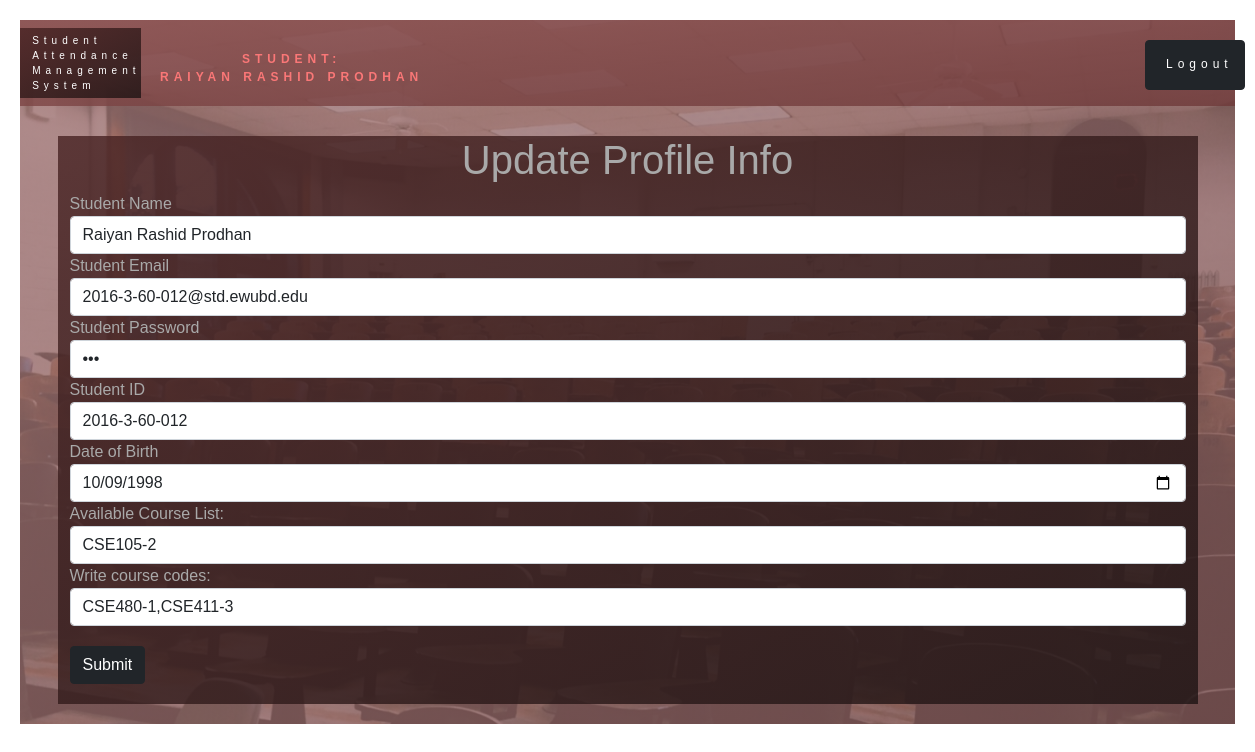
The page /student/update_student.php (signed in) on the database its author committed.
### tables this page shows
CREATE TABLE `student_tbl` (
  `student_id` int(11) NOT NULL,
  `student_name` varchar(150) NOT NULL,
  `student_password` varchar(100) NOT NULL,
  `student_roll_number` varchar(15) NOT NULL,
  `student_email` varchar(100) NOT NULL,
  `student_dob` date NOT NULL,
  `student_course_code` varchar(100) NOT NULL,
  `student_user_type` varchar(10) NOT NULL
);

### lib/Database.php (called while the page is built, shortened)
<?php
    Class Database {
        public $host = DB_HOST;
        public $user = DB_USER;
        public $pass = DB_PASS;
        public $dbname = DB_NAME;
        public $link;
        private function connectDB() {
            $this->link=new mysqli($this->host, $this->user, $this->pass,
                $this->dbname);
        }
        public function select($query) {
            $result=$this->link->query($query) or die($this->link->error.__LINE__);
            if($result->num_rows > 0) {
                return $result;
            } else {
                return false;
            }
        }
    }
?>

### lib/Student.php (called while the page is built, shortened)
<?php
    $filePath = realpath(dirname(__FILE__));
    include_once($filePath.'/Database.php')
?>
<?php
    class Student {
        private $db;
        public function __construct() {
            $this->db = new Database();
        }
        public function getSpecificStudent($email) {
            $query = "SELECT DISTINCT * FROM student_tbl
            WHERE student_email='$email'";
            $result = $this->db->select($query);
            return $result;
        }
    }
?>

### lib/Course.php (called while the page is built)
<?php
    $filePath = realpath(dirname(__FILE__));
    include_once($filePath.'/Database.php')
?>
<?php
    class Course {
        private $db;
        public function __construct() {
            $this->db = new Database();
        }
        public function getCourseList() {
            $query = "SELECT * FROM course_tbl ORDER BY course_code";
            $result = $this->db->select($query);
            return $result;
        }
    }
?>

### student/update_student.php (the view, shortened to what this page needs)
<?php
    include '../lib/Student.php';
    include '../lib/Course.php';
?>
<?php
    $cl = new Course();
    $std = new Student();
    $get_student = $std->getSpecificStudent($_SESSION['email']);
    if($get_student) {
        while ($row = $get_student->fetch_assoc()) {
            $name = $row['student_name'];
            $roll = $row['student_roll_number'];
            $email = $row['student_email'];
            $dob = $row['student_dob'];
            $prevcourseCode = $row['student_course_code'];
        }
    }
?>
<!DOCTYPE html>
<html lang="en">
<head>
    <head>
        <link rel="stylesheet" href="../css/bootstrap.min.css">
        <link rel="stylesheet" href="../css/style.css">
        <link rel="stylesheet" href="../css/add.css">
        <link rel="stylesheet" href="../css/navbar.css">
    </head>
</head>
<body>
    <header class="header">
        <nav class="navbar navbar-expand-lg">
            <a class="navbar-brand" href="update_student.php">Student<br>Attendance<br>Management<br>System</a>
            <div class="username">
                <?php
                    include '../lib/CurrentUserInfo.php';
                ?>
            </div>
            <div class="collapse navbar-collapse" id="navbarSupportedContent">
                <ul class="navbar-nav mr-auto">
                    <li class="nav-item btn btn-dark logout">
                        <a class="nav-link" href="../logout.php">Logout
                        </a>
                    </li>
                </ul>
            </div>
        </nav>
        <div class="panel panel-default container">
            <div class="panel-heading">
                <h1>Update Profile Info</h1>
            </div>
            <div class="panel-body">
                <form method="post">
                    <div class="form-group">
                        <label for="name">Student Name</label>
                        <input type="text" name="name" class="form-control" value="<?php
                        echo $name; ?>">
                    </div>
                    <div class="form-group">
                        <label for="roll">Student Email</label>
                        <input type="text" name="email" class="form-control" value="<?php
                        echo $email; ?>">
                    </div>
                    <div class="form-group">
                        <label for="pass">Student Password</label>
                        <input type="password" name="pass" class="form-control" value="123">
                    </div>
                    <div class="form-group">
                        <label for="roll">Student ID</label>
                        <input type="text" name="roll" class="form-control" value="<?php
                        echo $roll; ?>">
                    </div>
                    <div class="form-group">
                        <label for="dob">Date of Birth</label>
                        <input type="date" name="dob" class="form-control" value="<?php
                        echo $dob; ?>">
                    </div>
                    <div class="form-group">
                        <label for="course-code">Available Course List:</label>
                        <select name="" class="form-control">
                            <?php
                                $get_course = $cl->getCourseList();
                                if($get_course) {
                                    while ($row = $get_course->fetch_assoc()) {
                            ?>
                            <option>
                                <?php echo $row['course_code']; ?>
                            </option>
                            <?php
                                    }
                                }
                            ?>
                        </select>
                    </div>
                    <div class="form-group">
                        <label for="course-code">Write course codes:</label>
                        <input type="text" name="course-code" class="form-control" value="<?php
                        echo $prevcourseCode; ?>">
                    </div>
                    <input type="submit" name="submit" class="btn btn-dark btn-submit">
                </form>
            </div>
        </div>
    </header>
</body>
</html>

### css/style.css (style rules this page uses)
* { margin: 0; padding: 0; box-sizing: border-box; }
body { font-family: sans-serif; font-size: 16px; font-weight: 400; padding-top: 20px; padding-left: 20px; padding-right: 20px; }
.header { width: 100%; height: auto; min-height:580px; padding-bottom: 20px; background-image: linear-gradient( to right bottom, rgba(160, 118, 118, 0.8), rgba(130, 89, 89, 0.8)), url(../img/classroom2.jpg); background-size: cover; background-position: top; background-repeat: no-repeat; background-attachment: fixed; position: relative; }
.username { position: absolute; top: 30px; left: 140px; font-size: 12px; color: rgb(250, 119, 119); }
.logout { position: absolute; top: 20px; left: 1125px; height: 50px; width: 100px; font-size: 12px; color: rgb(250, 119, 119); }

### css/add.css (style rules this page uses)
.container { background-image: linear-gradient( to right bottom, rgba(71, 34, 34, 0.8), rgba(29, 19, 19, 0.8) ); margin-top: 30px; color:darkgrey; text-align: center; }
form { text-align: left; }
.btn { margin-right: 20px; }
form>.btn-submit { margin-top: 10px; margin-bottom: 20px; margin-top: 20px; }

### css/navbar.css (style rules this page uses)
nav { display: block; font-size: 20px; font-weight: 700; letter-spacing: 5px; color: rgb(255, 255, 255); background-image: linear-gradient( to right bottom, rgba(139, 80, 80, 0.8), rgba(110, 57, 57, 0.8) ); height: 15%; width: 100%; text-align: center; padding-top: 2%; }
.navbar-brand { font-weight: 300; font-size: 10px; text-align: left; padding-left: 1%; color: rgb(255, 255, 255); background-image: linear-gradient( to right bottom, rgba(71, 34, 34, 0.8), rgba(29, 19, 19, 0.8) ); }
.navbar-nav { font-weight: 300; padding-left: 15%; }
.nav-link { color: rgb(255, 255, 255); }

### rows shown on the page
student_tbl: name "Raiyan Rashid Prodhan", email "2016-3-60-012@std.ewubd.edu", roll "2016-3-60-012", dob "10/09/1998", course-code "CSE480-1,CSE411-3"

### other values the page prints
$_SESSION['user_type'] "STUDENT"
$_SESSION['username'] "RAIYAN RASHID PRODHAN"
form field value "CSE105-2"
